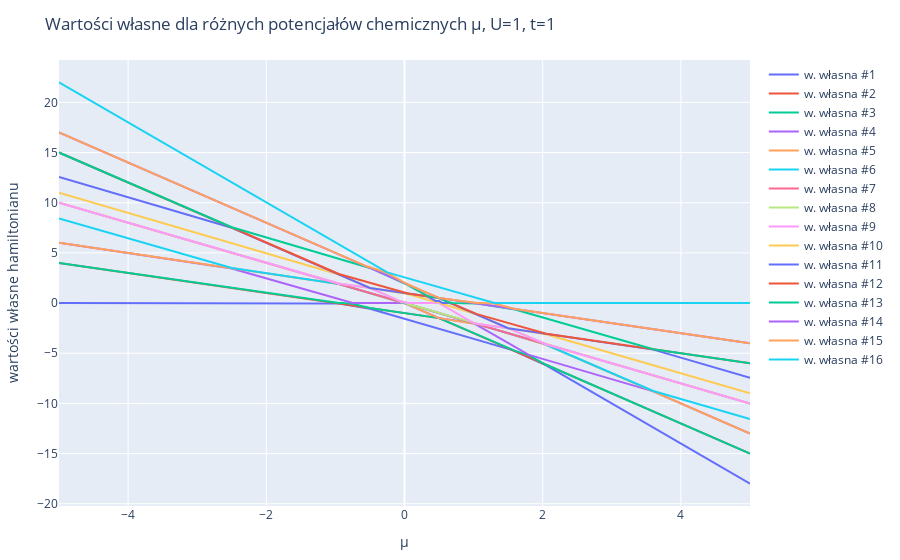

The cell this chart's notebook holds for it:
### Markdown cell above
## Zależność od potencjału chemicznego w T=0K

### Code cell
pot_max = 5
pot_step = 0.05
potentials = collect(-pot_max:pot_step:pot_max)
hamiltonian = zeros(4^N, 4^N)

data = [eigen(get_hamiltonian(hamiltonian, params, U, t, pot)) for pot in potentials]
eigs_mat_orig = reduce(hcat,[real(d.values) for d in data])'
eigvecs = [real(d.vectors) for d in data]
eigs_mat = [eigs_mat_orig[:,i] for i in 1:size(eigs_mat_orig,2)]
layout = Layout(
    title="Wartości własne dla różnych potencjałów chemicznych μ, U=$U, t=$t",
    xaxis_title="μ",
    yaxis_title="wartości własne hamiltonianu",
)
pl = plot([scatter(x=potentials, y=eig, name="w. własna #$no") for (eig, no) in zip(eigs_mat, 1:(2N)^2)], layout)

### Figure 1 — Plotly figure (JSON) as saved in the notebook; plotly's stock layout.template omitted (floating-point values rounded to 4 significant figures; data arrays with more than 128 entries replaced by an {"elided": "..."} marker saying what was removed)
{"data": [{"name": "w. własna #1", "type": "scatter", "x": {"elided": "201 float values"}, "y": {"elided": "201 float values"}}, {"name": "w. własna #2", "type": "scatter", "x": {"elided": "201 float values"}, "y": {"elided": "201 float values"}}, {"name": "w. własna #3", "type": "scatter", "x": {"elided": "201 float values"}, "y": {"elided": "201 float values"}}, {"name": "w. własna #4", "type": "scatter", "x": {"elided": "201 float values"}, "y": {"elided": "201 float values"}}, {"name": "w. własna #5", "type": "scatter", "x": {"elided": "201 float values"}, "y": {"elided": "201 float values"}}, {"name": "w. własna #6", "type": "scatter", "x": {"elided": "201 float values"}, "y": {"elided": "201 float values"}}, {"name": "w. własna #7", "type": "scatter", "x": {"elided": "201 float values"}, "y": {"elided": "201 float values"}}, {"name": "w. własna #8", "type": "scatter", "x": {"elided": "201 float values"}, "y": {"elided": "201 float values"}}, {"name": "w. własna #9", "type": "scatter", "x": {"elided": "201 float values"}, "y": {"elided": "201 float values"}}, {"name": "w. własna #10", "type": "scatter", "x": {"elided": "201 float values"}, "y": {"elided": "201 float values"}}, {"name": "w. własna #11", "type": "scatter", "x": {"elided": "201 float values"}, "y": {"elided": "201 float values"}}, {"name": "w. własna #12", "type": "scatter", "x": {"elided": "201 float values"}, "y": {"elided": "201 float values"}}, {"name": "w. własna #13", "type": "scatter", "x": {"elided": "201 float values"}, "y": {"elided": "201 float values"}}, {"name": "w. własna #14", "type": "scatter", "x": {"elided": "201 float values"}, "y": {"elided": "201 float values"}}, {"name": "w. własna #15", "type": "scatter", "x": {"elided": "201 float values"}, "y": {"elided": "201 float values"}}, {"name": "w. własna #16", "type": "scatter", "x": {"elided": "201 float values"}, "y": {"elided": "201 float values"}}], "layout": {"margin": {"b": 50, "l": 50, "r": 50, "t": 60}, "title": "Wartości własne dla różnych potencjałów chemicznych μ, U=1, t=1", "xaxis": {"title": {"text": "μ"}}, "yaxis": {"title": {"text": "wartości własne hamiltonianu"}}}}
